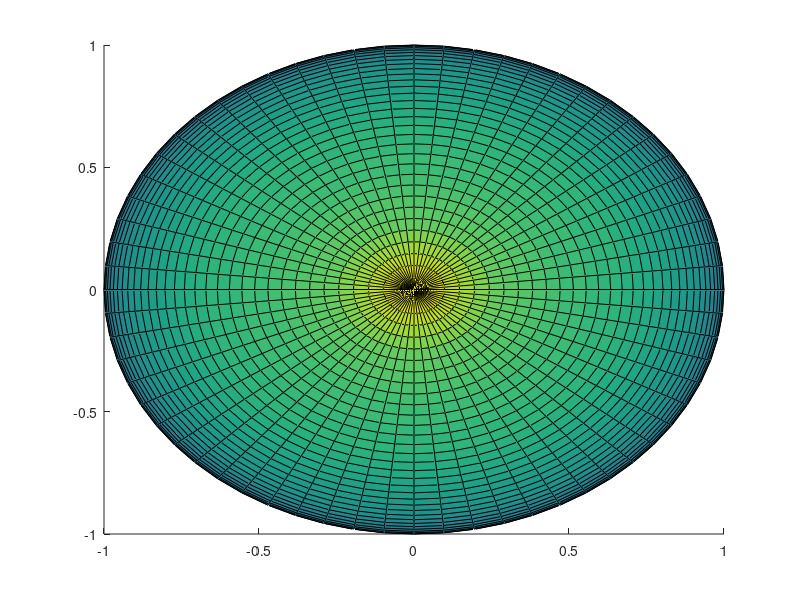

Write the MATLAB code that produced this figure. (Note: this script raises an error after producing the figure.)
function [] = plotTransSphere(varargin)
%function [] = plotTransSphere([r,c,alpha])
%%Plot a transparant sphere with radius r


%handle arguments
if nargin == 0
    r       = 1;
    center  = [0 0 0];
elseif nargin == 1
    r       = varargin{1};
    center  = [0 0 0];
    alpha   = 0.2;
elseif nargin == 2
    r       = varargin{1};
    center  = varargin{2};
    alpha   = 0.2;
elseif nargin == 3
    r       = varargin{1};
    center  = varargin{2};
    alpha   = varargin{3};
end

%prepare data for plotting based on arguments
[x,y,z] = sphere(64);
x = x.*r + center(1);
y = y.*r + center(2);
z = z.*r + center(3);

%make sure to not kill existing plot
if ~ishold
    hold on;
end
   
%plotting
h = surfl(x,y,z);
set(h,'FaceAlpha',alpha);
shading interp;

end